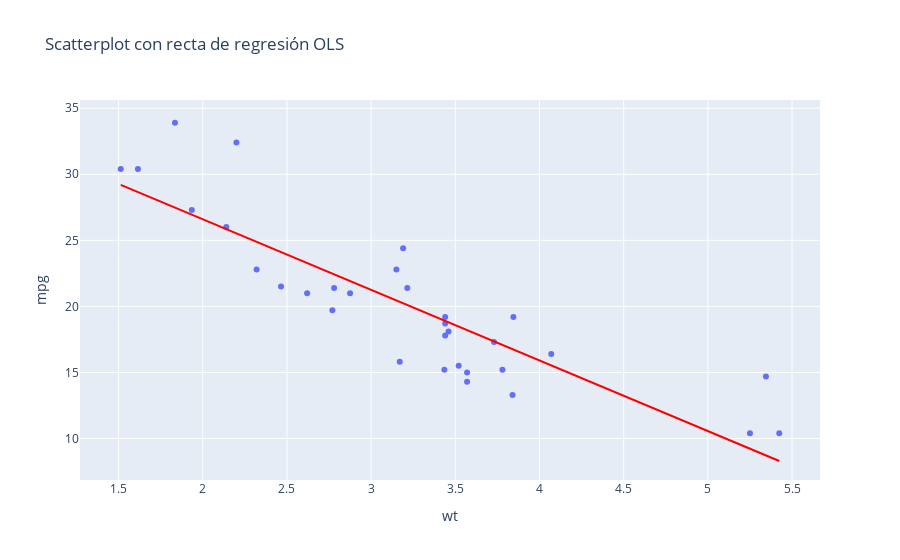

Write notebook code for a chart like this one.
### Code cell
##
fig = px.scatter(mtcars, x='wt', y = 'mpg', trendline='ols', trendline_color_override='red',
                 title='Scatterplot con recta de regresión OLS')
fig.show()

### Figure 1 — Plotly figure (JSON) as saved in the notebook; plotly's stock layout.template omitted (floating-point values rounded to 4 significant figures)
{"data": [{"hovertemplate": "wt=%{x}<br>mpg=%{y}<extra></extra>", "legendgroup": "", "marker": {"color": "#636efa", "symbol": "circle"}, "mode": "markers", "name": "", "orientation": "v", "showlegend": false, "type": "scatter", "x": [2.62, 2.875, 2.32, 3.215, 3.44, 3.46, 3.57, 3.19, 3.15, 3.44, 3.44, 4.07, 3.73, 3.78, 5.25, 5.424, 5.345, 2.2, 1.615, 1.835, 2.465, 3.52, 3.435, 3.84, 3.845, 1.935, 2.14, 1.513, 3.17, 2.77, 3.57, 2.78], "xaxis": "x", "y": [21, 21, 22.8, 21.4, 18.7, 18.1, 14.3, 24.4, 22.8, 19.2, 17.8, 16.4, 17.3, 15.2, 10.4, 10.4, 14.7, 32.4, 30.4, 33.9, 21.5, 15.5, 15.2, 13.3, 19.2, 27.3, 26, 30.4, 15.8, 19.7, 15, 21.4], "yaxis": "y"}, {"hovertemplate": "<b>OLS trendline</b><br>mpg = -5.34447 * wt + 37.2851<br>R<sup>2</sup>=0.752833<br><br>wt=%{x}<br>mpg=%{y} <b>(trend)</b><extra></extra>", "legendgroup": "", "line": {"color": "red"}, "marker": {"color": "#636efa", "symbol": "circle"}, "mode": "lines", "name": "", "showlegend": false, "type": "scatter", "x": [1.513, 1.615, 1.835, 1.935, 2.14, 2.2, 2.32, 2.465, 2.62, 2.77, 2.78, 2.875, 3.15, 3.17, 3.19, 3.215, 3.435, 3.44, 3.44, 3.44, 3.46, 3.52, 3.57, 3.57, 3.73, 3.78, 3.84, 3.845, 4.07, 5.25, 5.345, 5.424], "xaxis": "x", "y": [29.2, 28.65, 27.48, 26.94, 25.85, 25.53, 24.89, 24.11, 23.28, 22.48, 22.43, 21.92, 20.45, 20.34, 20.24, 20.1, 18.93, 18.9, 18.9, 18.9, 18.79, 18.47, 18.21, 18.21, 17.35, 17.08, 16.76, 16.74, 15.53, 9.227, 8.719, 8.297], "yaxis": "y"}], "layout": {"legend": {"tracegroupgap": 0}, "title": {"text": "Scatterplot con recta de regresión OLS"}, "xaxis": {"anchor": "y", "domain": [0, 1], "title": {"text": "wt"}}, "yaxis": {"anchor": "x", "domain": [0, 1], "title": {"text": "mpg"}}}}
